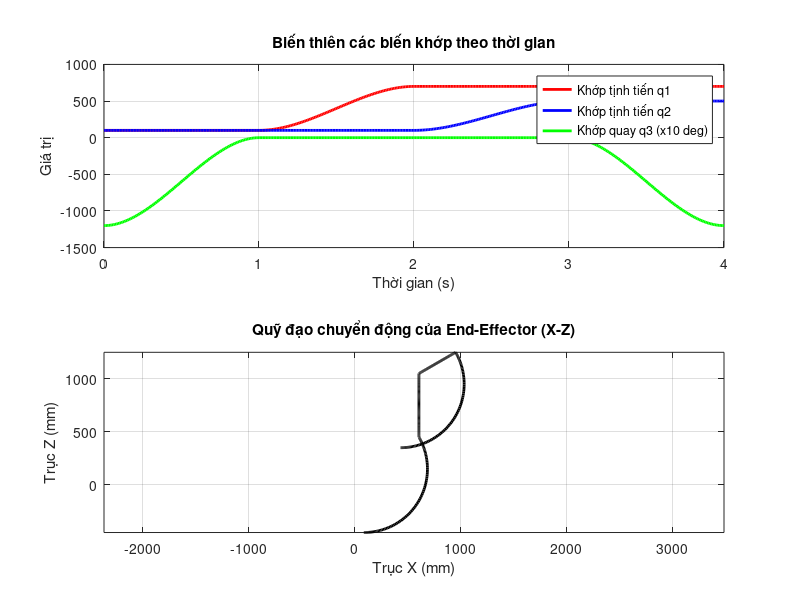
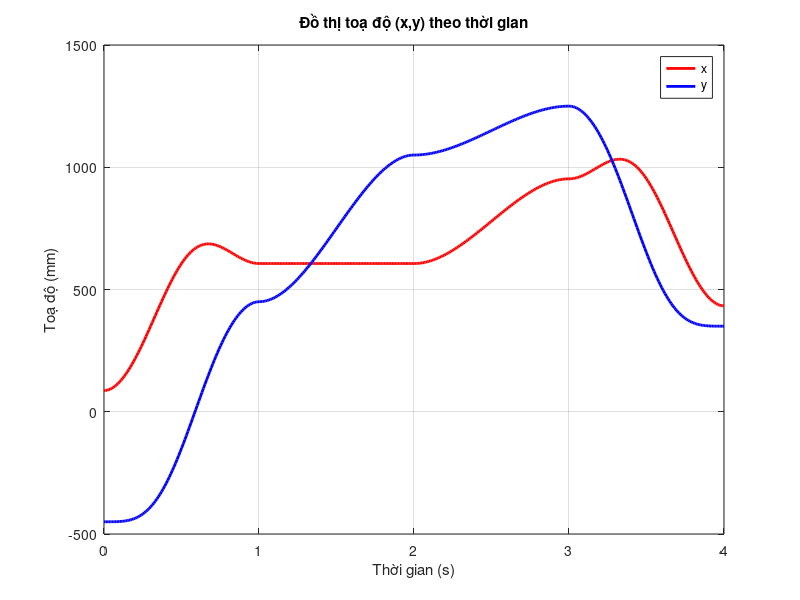
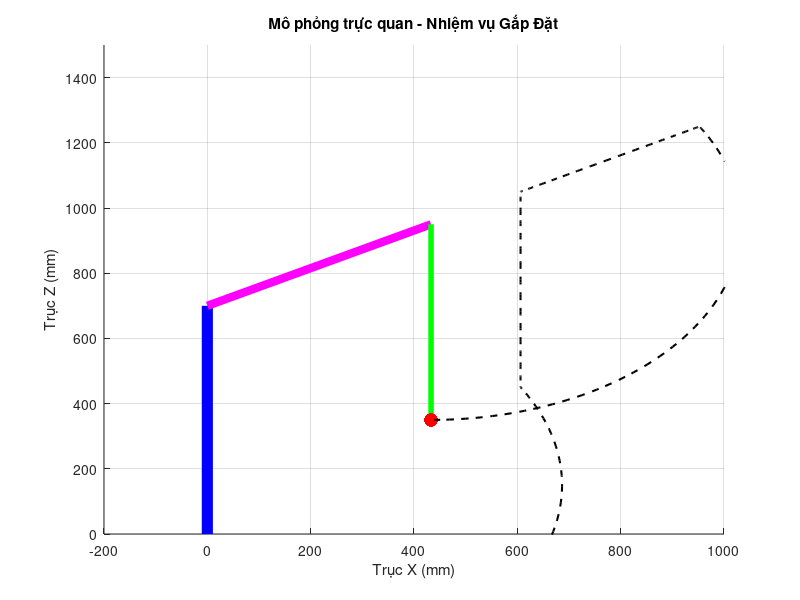

These charts were generated, in order, by the following MATLAB code:
% Khởi tạo mảng thời gian 4 giây
t_array = linspace(0, 4, 400);
N = length(t_array);
q1 = zeros(1, N); q2 = zeros(1, N); q3 = zeros(1, N);

for i = 1:N
    t = t_array(i);
    
    if t < 1 % GĐ1: Vươn q3
        q1(i) = 100;
        q2(i) = 100;
        q3(i) = -2*pi/3 + (2*pi/3)*(3*t^2 - 2*t^3);
        
    elseif t < 2 % GĐ2: Nâng q1
        tl = t - 1; % Thời gian local
        q1(i) = 100 + 600*(3*tl^2 - 2*tl^3);
        q2(i) = 100;
        q3(i) = 0;
        
    elseif t < 3 % GĐ3: Vươn q2
        tl = t - 2;
        q1(i) = 700;
        q2(i) = 100 + 400*(3*tl^2 - 2*tl^3);
        q3(i) = 0;
        
    else % GĐ4: Cụp q3
        tl = t - 3;
        q1(i) = 700;
        q2(i) = 500;
        q3(i) = -(2*pi/3)*(3*tl^2 - 2*tl^3);
    end
end

% Sau đoạn này, thay q1, q2, q3 vào phương trình xE, zE để plot

% 4. Phương trình động học thuận (Forward Kinematics)
% l3 = 600 mm (Theo như giả định ở phần trước)
l3 = 600; 

% Tính góc hướng định vị phi theo phương trình ma trận
phi = q3 + pi/6; 

% Tính tọa độ End-Effector
xE = l3*cos(phi) + (sqrt(3)/2)*q2;
zE = l3*sin(phi) + q1 + 0.5*q2;

% 5. Trực quan hóa
figure;

% --- Đồ thị 1: Sự biến thiên của các khớp theo thời gian ---
subplot(2, 1, 1);
plot(t_array, q1, 'r', 'LineWidth', 2); hold on;
plot(t_array, q2, 'b', 'LineWidth', 2);
plot(t_array, rad2deg(q3)*10, 'g', 'LineWidth', 2); % Phóng to góc để dễ nhìn
legend('Khớp tịnh tiến q1', 'Khớp tịnh tiến q2', 'Khớp quay q3 (x10 deg)');
title('Biến thiên các biến khớp theo thời gian');
xlabel('Thời gian (s)'); ylabel('Giá trị');
grid on;

% --- Đồ thị 2: Quỹ đạo của tay máy trên mặt phẳng làm việc ---
subplot(2, 1, 2);
plot(xE, zE, 'k', 'LineWidth', 2);
title('Quỹ đạo chuyển động của End-Effector (X-Z)');
xlabel('Trục X (mm)'); ylabel('Trục Z (mm)');
axis equal; % Giữ tỉ lệ không bị biến dạng
grid on;

figure
plot(t_array, xE, 'r', 'LineWidth', 2); hold on;
plot(t_array, zE, 'b', 'LineWidth', 2);
legend('x', 'y');
title('Đồ thị toạ độ (x,y) theo thời gian');
xlabel('Thời gian (s)'); ylabel('Toạ độ (mm)');
grid on





% Chiều dài hằng số (theo sơ đồ của bạn)
l3 = 600; 

% Khởi tạo cửa sổ vẽ Animation
figure('Name', 'Mô phỏng chuyển động Cánh tay Robot 3 Bậc', 'Position', [100, 100, 800, 600]);
axis([-200 1000 0 1500]); % Giới hạn khung nhìn đồ thị (Cân chỉnh cho vừa tầm với)
grid on; hold on;
xlabel('Trục X (mm)');
ylabel('Trục Z (mm)');
title('Mô phỏng trực quan - Nhiệm vụ Gắp Đặt');

% Tạo các đối tượng đồ họa ban đầu (để cập nhật lại trong vòng lặp)
% Dùng các đường line dày để giả lập các khâu của cánh tay
link1_plot = plot([0 0], [0 0], 'b', 'LineWidth', 8); % Khâu 1 (Đứng)
link2_plot = plot([0 0], [0 0], 'm', 'LineWidth', 6); % Khâu 2 (Nghiêng)
link3_plot = plot([0 0], [0 0], 'g', 'LineWidth', 4); % Khâu 3 (Quay)
ee_plot = scatter(0, 0, 100, 'r', 'filled'); % Chấm đỏ tại End-Effector

% Đường vẽ lại vết quỹ đạo (Trace)
trajectory_plot = plot(0, 0, 'k--', 'LineWidth', 1.5); 
xE_history = []; % Lưu trữ lịch sử xE
zE_history = []; % Lưu trữ lịch sử zE

% Vòng lặp Animation (Chạy lại mảng thời gian)
for i = 1:N
    % 1. Tính toán tọa độ TẤT CẢ các khớp tại thời điểm hiện tại i
    % Gốc O0
    x0 = 0; 
    z0 = 0;
    
    % Khớp B (Sau tịnh tiến q1 dọc trục Z)
    xB = 0;
    zB = q1(i);
    
    % Khớp C (Sau tịnh tiến q2 góc 60 độ so với phương ngang / 30 độ so với Z)
    xC = xB + q2(i) * cos(pi/6); % q2 * cos(30 độ) ~ sqrt(3)/2 * q2
    zC = zB + q2(i) * sin(pi/6); % q2 * sin(30 độ) ~ 0.5 * q2
    
    % Điểm tác động E (Góc hướng tổng phi = q3 + pi/6)
    phi = q3(i) + pi/6;
    xE_val = xC + l3 * cos(phi);
    zE_val = zC + l3 * sin(phi);
    
    % Lưu lịch sử tọa độ E để vẽ vết
    xE_history = [xE_history, xE_val];
    zE_history = [zE_history, zE_val];
    
    % 2. Cập nhật dữ liệu cho các đường vẽ đồ họa
    % Nối O0 với B
    set(link1_plot, 'XData', [x0 xB], 'YData', [z0 zB]);
    % Nối B với C
    set(link2_plot, 'XData', [xB xC], 'YData', [zB zC]);
    % Nối C với E
    set(link3_plot, 'XData', [xC xE_val], 'YData', [zC zE_val]);
    % Cập nhật vị trí điểm cuối
    set(ee_plot, 'XData', xE_val, 'YData', zE_val);
    % Cập nhật nét vẽ quỹ đạo
    set(trajectory_plot, 'XData', xE_history, 'YData', zE_history);
    
    % 3. Ép MATLAB vẽ ngay lập tức thay vì đợi hết vòng lặp
    drawnow;
    
    % Tùy chọn: Chỉnh tốc độ khung hình (pause ngắn để nhìn rõ)
    % pause(0.01); 
end
